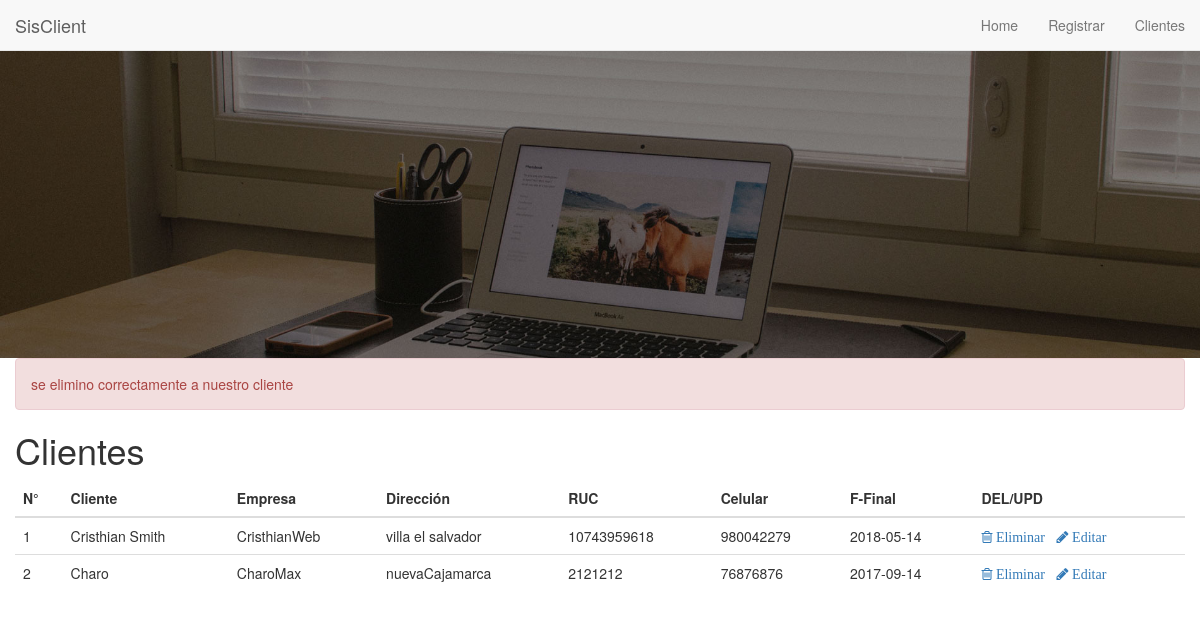
Page /clientes.php?id=3 on the committed database.
### tables this page shows
CREATE TABLE `clientes` (
  `id_cliente` int(11) NOT NULL,
  `nombre` varchar(100) NOT NULL,
  `nombre_negocio` varchar(100) NOT NULL,
  `ubicacion` varchar(100) NOT NULL,
  `ruc` varchar(30) NOT NULL,
  `celular` varchar(20) NOT NULL,
  `email` varchar(50) NOT NULL,
  `fecha_inicio` date NOT NULL,
  `fecha_vencimiento` date NOT NULL
);

### clientes.php (the view, shortened to what this page needs)
<?php
    include("php/conexion.php");
    $mensaje=false;
    if($_POST && $_POST["id_cliente"]>0) {
        $idcliente = $_POST['id_cliente'];
        $nombre = $_POST['nombre'];
        $empresa = $_POST['empresa'];
        $ubicacion = $_POST['ubicacion'];
        $ruc = $_POST['ruc'];
        $inicio = $_POST['inicio'];
        $vencimiento = $_POST['vencimiento'];
        $celular = $_POST['celular'];
        $email = $_POST['email'];
        $update="UPDATE clientes SET
            nombre             =    '$nombre',
            nombre_negocio     =    '$empresa',
            ubicacion          =    '$ubicacion',
            ruc                =    '$ruc',
            fecha_inicio       =    '$inicio',
            fecha_vencimiento  =    '$vencimiento',
            celular            =    '$celular',
            email              =     '$email'
            WHERE id_cliente = ".$idcliente;
        mysqli_query($conexion,$update);
        $mensaje = "se actualizo correctamente a nuestro cliente";
    }else if ($_GET && $_GET["id"]> 0) {
        $idcliente = $_GET["id"];
        $delete =  "DELETE FROM clientes WHERE id_cliente =".$idcliente;
        mysqli_query($conexion,$delete);
        $mensaje = "se elimino correctamente a nuestro cliente";
    }
?>
<!DOCTYPE html>
<html lang="en">
<head>
    <link rel="stylesheet" href="css/estilo.css">
    <link rel="stylesheet" href="css/bootstrap.css">
    <link rel="stylesheet" href="css/font-awesome.min.css">
</head>
<body>
    <nav class="navbar navbar-default navbar-custom navbar-fixed-top">
        <div class="container-fluid">
            <div class="navbar-header page-scroll">
                <a class="navbar-brand" href="#!/">SisClient</a>
            </div>
            <div class="collapse navbar-collapse" id="bs-example-navbar-collapse-1">
                <ul class="nav navbar-nav navbar-right">
                    <li>
                        <a href="index.php">Home</a>
                    </li>
                    <li>
                        <a href="registrar_cliente.php">Registrar</a>
                    </li>
                    <li>
                        <a href="lista-clientes.php">Clientes</a>
                    </li>
                </ul>
            </div>
        </div>
    </nav>
     <div class="cabezera">
        <div class="logo"></div>
    </div>
	<div class="container-fluid">
		<div class="container">
			<div class="row">
                <?php
                    if ($mensaje) {
                        ?>
                            <div class ="alert alert-danger"><?php echo $mensaje ?></div>
                        <?php
                    }
                ?>
				<h1>Clientes</h1>
				<table class="table table-hover">
					<thead>
						<th>N°</th>
						<th>Cliente</th>
						<th>Empresa</th>
                        <th>Dirección</th>
						<th>RUC</th>
                        <th>Celular</th>
                        <th>F-Final</th>
						<th>DEL/UPD</th>
					</thead>
					<tbody>
						<?php
                            $sql = "SELECT * FROM clientes";
                            $lista=mysqli_query($conexion,$sql);
                            $C=1;
                            if (mysqli_num_rows($lista)>0) {
                                    while($row=mysqli_fetch_assoc($lista)){
                                        echo "<tr >";
                                            echo "<td>".$C++."</td>";
                                            echo "<td>".$row["nombre"]."</td>";
                                            echo "<td>".$row["nombre_negocio"]."</td>";
                                            echo "<td>".$row["ubicacion"]."</td>";
                                            echo "<td>".$row["ruc"]."</td>";
                                            echo "<td>".$row["celular"]."</td>";
                                            echo "<td>".date($row["fecha_vencimiento"])."</td>";
                                            echo "<td>
                                                    <a href='clientes.php?id=".$row["id_cliente"]."'>
                                                        <i class='fa fa-trash-o'> Eliminar </i>
                                                    </a>&nbsp;
                                                    <a href='actualizar.php?id=".$row["id_cliente"]."'>
                                                        <i class='fa fa-pencil'> Editar</i>
                                                    </a>
                                                </td>";
                                        echo "</tr>";
                                    }
                             }else{
                                echo "<h1>0 Registro¡¡¡</h1>";
                             }
                        ?>
					</tbody>
				</table>
			</div>
		</div>
	</div>
</body>
</html>

### css/estilo.css (style rules this page uses)
* { margin: 0; padding: 0; }
.cabezera { width: 100%; height: 358px; }
.logo { height: 100%; background: url(../img/home.jpg); background-size: cover; }

### rows in the picture
clientes: nombre "Cristhian Smith", nombre_negocio "CristhianWeb", ubicacion "villa el salvador", ruc "10743959618", celular "980042279", fecha_vencimiento "2018-05-14"
clientes: nombre "Charo", nombre_negocio "CharoMax", ubicacion "nuevaCajamarca", ruc "2121212", celular "76876876", fecha_vencimiento "2017-09-14"

### other values in the picture
$mensaje "se elimino correctamente a nuestro cliente"
